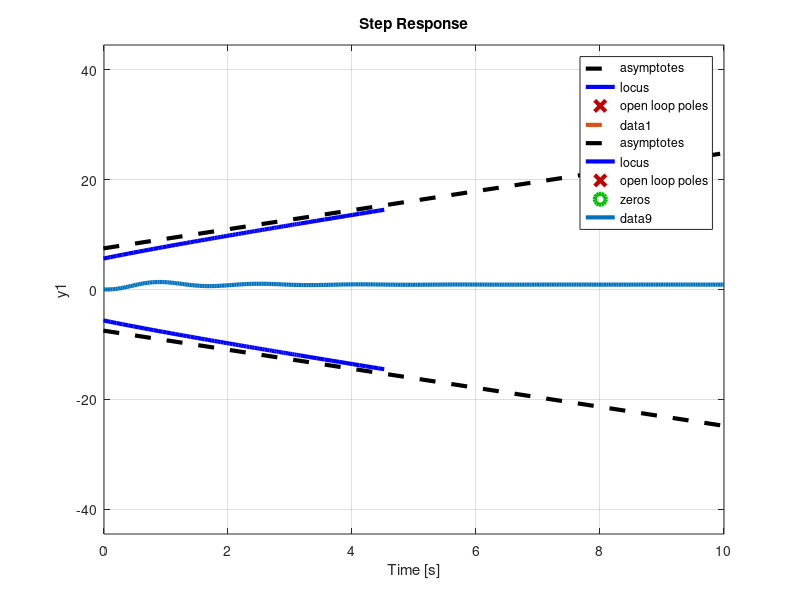

Here is the MATLAB script that generated this plot:
clc; clear; close all;
%%
g=zpk([],[-1 -2 -10],1);
figure(1); hold on
rlocus(g);
pause(1);
zeta = 0.354;
ang_z = 180-acosd(zeta);
r=40;
plot([0,r*cosd(ang_z)],[0,r*sind(ang_z)],'--'); % plot a line in the 2nd quadrant indicating constant damping ratio
figure(1); hold on;
set(findall(gca, 'Type', 'Line'),'LineWidth',3);

%%
zer = -5;
c=zpk([zer],[],1);
rlocus(c*g)
set(findall(gca, 'Type', 'Line'),'LineWidth',3);
%%
% figure(2); hold on;
step(feedback(162*g,1),10);
% step(feedback(162*c*g,1),10);

set(findall(gca, 'Type', 'Line'),'LineWidth',3);
